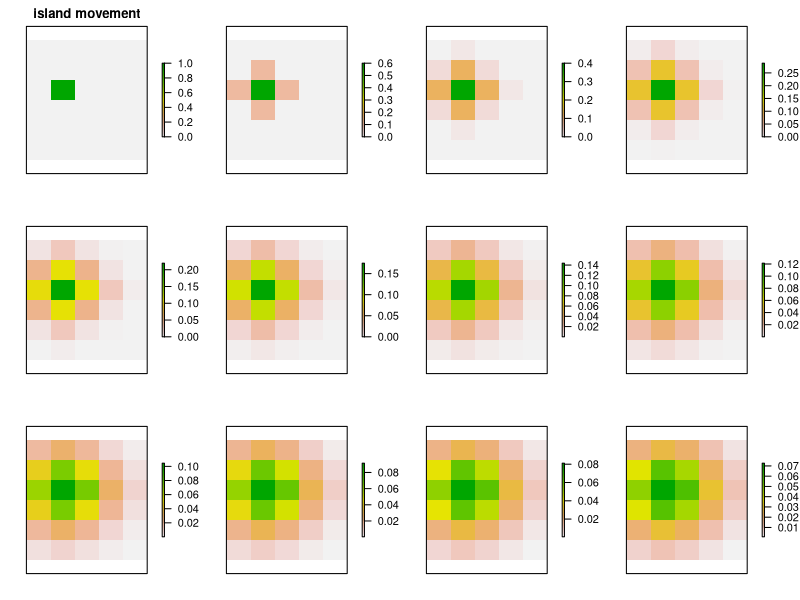
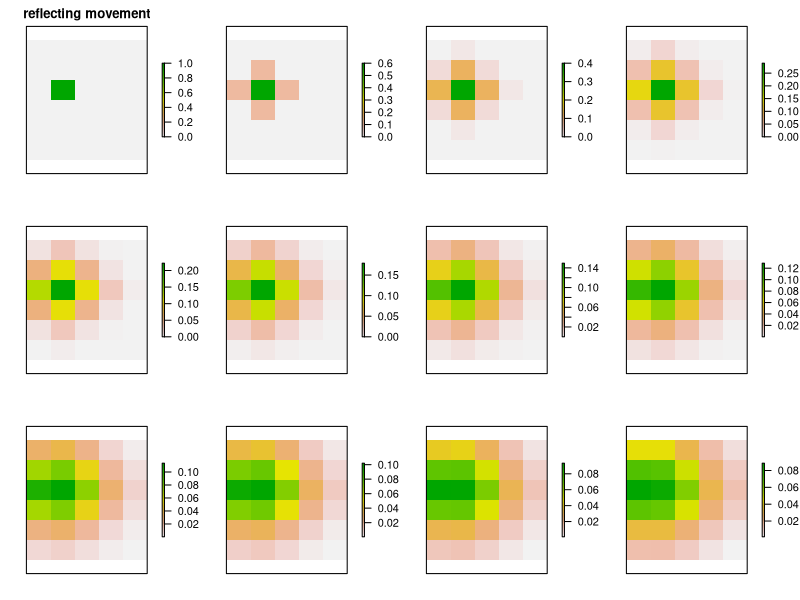

The R script that drew these images, in order:
## ---- chunk 1

  #create a starting matrix and proportion moving
  m <- matrix(c(0,0,0,0,1,0,0,0,0),nrow=3,ncol=3)
  pMove <- 0.4

  #island model uses 0's for boundary cells
  mW = cbind( rep(0,nrow(m)), m[,-ncol(m)] )
  mN = rbind( rep(0,ncol(m)), m[-nrow(m),] )
  mE = cbind( m[,-1], rep(0,nrow(m)) )
  mS = rbind( m[-1,], rep(0,ncol(m)) )
 
  #calc arrivers in a cell from it's 4 neighbours
  mArrivers <- pMove*(mN + mE + mS + mW)/4
  mStayers <- (1-pMove)*m
  
  mNew <- mArrivers + mStayers
## ---- chunk 2
  mNew
## ---- chunk 3
rtMoveIsland <- function(m, pMove=0.4) {
  
  #speed efficient way of doing movement
  #create a copy of the matrix shifted 1 cell in each cardinal direction
  #island model uses 0's for boundary cells
  mW = cbind( rep(0,nrow(m)), m[,-ncol(m)] )
  mN = rbind( rep(0,ncol(m)), m[-nrow(m),] )
  mE = cbind( m[,-1], rep(0,nrow(m)) )
  mS = rbind( m[-1,], rep(0,ncol(m)) )
 
  #calc arrivers in a cell from it's 4 neighbours
  mArrivers <- pMove*(mN + mE + mS + mW)/4
  mStayers <- (1-pMove)*m
  
  mNew <- mArrivers + mStayers
  
  return( mNew )
}
## ---- chunk 4
rtMoveReflect <- function(m, pMove=0.4) {
  
  #speed efficient way of doing movement
  #create a copy of the matrix shifted 1 cell in each cardinal direction
  #reflecting boundaries
  #0's from island model above are replaced with a copy of boundary row or col
  mW = cbind( m[,1], m[,-ncol(m)] )
  mN = rbind( m[1,], m[-nrow(m),] )
  mE = cbind( m[,-1], m[,ncol(m)] )
  mS = rbind( m[-1,], m[nrow(m),] ) 
  
  #calc arrivers in a cell from it's 4 neighbours
  mArrivers <- pMove*(mN + mE + mS + mW)/4
  mStayers <- (1-pMove)*m
  
  mNew <- mArrivers + mStayers
  
  return( mNew )
}
## ---- chunk 5

nY <- 6
nX <- 5
nDays <- 12
#create arrays to store results
aIsland <- aReflect <- array(0, dim=c(nY, nX, nDays))

#populate central cell of starting grid on day1
aIsland[3,2,1] <- aReflect[3,2,1] <- 1
#set proportion moving
pMove <- 0.4

for(day in 2:nDays)
{
  aIsland[,,day] <- rtMoveIsland(aIsland[,,day-1], pMove=pMove)  
  aReflect[,,day] <- rtMoveReflect(aReflect[,,day-1], pMove=pMove)
    
}

#quick way of displaying the resulting arrays
require(raster)
plot( raster::brick(aIsland), axes=FALSE, main="island movement" )
#round(mIsland,2)

plot( raster::brick(aReflect), axes=FALSE, main="reflecting movement" )
#round(mReflect,2)
